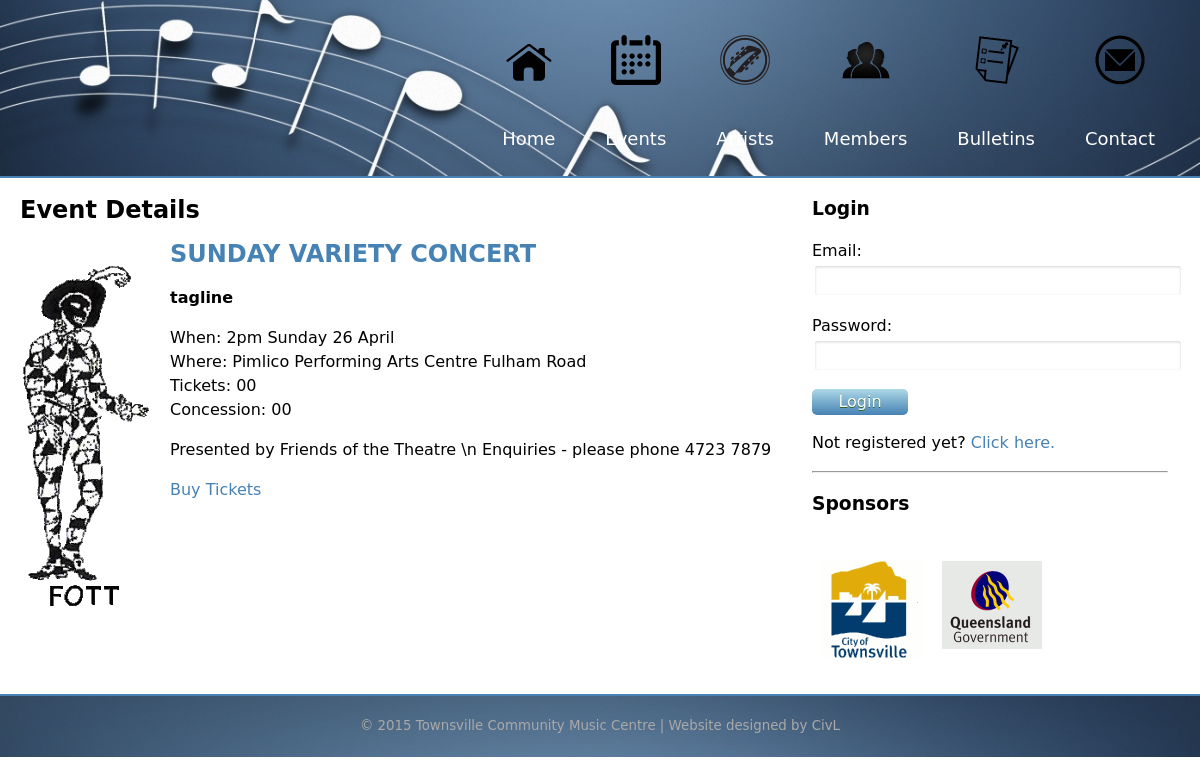
Page /eventDetail.php?event_id=4 on the committed database.
### tables this page shows
CREATE TABLE "event" (
  "event_id" integer NOT NULL PRIMARY KEY AUTOINCREMENT,
  "event_name" text NOT NULL,
  "event_date" text NOT NULL,
  "event_location" text NOT NULL,
  "event_tagline" text NOT NULL,
  "artist_id" text NOT NULL,
  "event_photo" text NOT NULL,
  "event_tickets" text NOT NULL,
  "event_concession" text NOT NULL,
  "event_link" text NOT NULL,
  "event_info" text NOT NULL,
  FOREIGN KEY ("artist_id") REFERENCES "artist" ("artist_id") ON DELETE NO ACTION ON UPDATE NO ACTION
);

### eventDetail.php (the view)
<?php include("header.php"); ?>
    <div class="container">
        <div class="row">
            <div id="main" class="col wide artistFull">
                <h2>Event Details</h2>
                <?php
                include("connectdb.php");
                $select = $dat->query("select * from event left join artist on artist.artist_id = event.artist_id where event_id = ".  $_GET['event_id']);
                $result = $select->fetch(PDO::FETCH_ASSOC);
                echo '<img src="' . $result['event_photo'] .'">';
                echo '<a href="eventDetail.php?event_id='. $result['event_id'] .'"><h2>'. $result['event_name'] .'</h2></a>';
                echo '<p><strong>'. $result['event_tagline'] .'</strong></p>';
                echo '<p>When: '. $result['event_date'] .'<br/>';
                echo 'Where: '. $result['event_location'] .'<br/>';
                echo 'Tickets: '. $result['event_tickets'] .'<br/>';
                echo 'Concession: '. $result['event_concession'] .'<br/>';
                echo '<p>'. $result['event_info'] .'</p>';
                echo '<p><a href="'. $result['event_link'] .'">Buy Tickets</a></p>';
                ?>
            </div>
            <div id="sidebar" class="col narrow">
                <?php include("sidebar.php");?>
            </div>
        </div>
    </div>
<?php include("footer.php"); ?>

### header.php (shortened to what this page needs)
<!doctype html>
<html lang="en">
<head>
    <link href="css/normalize.css" rel="stylesheet" type="text/css">
    <link href="css/style.css" rel="stylesheet" type="text/css">
</head>
<body>
    <div id="header">
        <div class="container">
            <div id="navigation" class="row col">
                <ul>
                   <li><img src="images/navIcons/home.gif" class="navIcon"><a href="index.php" class="">Home </a></li>
                   <li><img src="images/navIcons/events.gif" class="navIcon"><a href="events.php" class="">Events </a></li>
                   <li><img src="images/navIcons/artists.gif" class="navIcon" ><a href="artists.php" class="">Artists </a></li>
                   <li><img src="images/navIcons/members.gif" class="navIcon"><a href="members.php" class="">Members </a></li>
                   <li><img src="images/navIcons/bulletins.gif" class="navIcon"><a href="bulletins.php" class="">Bulletins </a></li>
                   <li><img src="images/navIcons/contact.gif" class="navIcon"><a href="contact.php" class="">Contact </a></li>
                 </ul>
            </div>
        </div>
    </div>

### moduleLogin.php
<div id="login">
    <h3>Login</h3>
    <form method="post" action="processLogin.php">
    <?php
    if (isset($_SESSION['userLoggedIn'])) {
        $name = strtolower($_SESSION['user_firstname']);
        $chars = str_split($name);
        $firstLetter = strtoupper($chars[0]);
        $chars[0] = $firstLetter;
        $name = implode($chars, '');
        echo "<p>Welcome back, ".$name .".</p>";
        echo '<button type="submit" name="submit" value="logout">Logout</button>';
        echo '</form>';
        echo '</div>';
    }
    else { ?>
        <form method="post" action="processLogin.php">
            <p>
                <label for="user_email">Email:</label><br/>
                <input id = "user_email" name="user_email">
            </p>
            <p>
                <label for="user_pass">Password:</label><br/>
                <input id="user_pass" type="password" name="user_pass">
            </p>
            <p>
                <button type="submit" name="submit" value="login">Login</button>
            </p>
        </form>
        <p>Not registered yet? <a href="editUser.php">Click here.</a></p>
        </div>
    <?php }?>

### sidebar.php (shortened to what this page needs)
<?php include("moduleLogin.php"); ?>
<div id="sponsors">
    <hr>
    <h3>Sponsors</h3>
    <p><a href="http://www.townsville.gov.au"><img src="images/TCCLogo.gif" width="100px"></a></p>
    <p><a href="https://www.qld.gov.au"><img src="images/qldgovtlogo.gif" width="100px"></a></p>
</div>

### footer.php
    <div id="footer" class="container row col">
    	<p>&copy; 2015 Townsville Community Music Centre | Website designed by CivL</p>
    </div>
</body>
</html>

### css/style.css (style rules this page uses)
body { line-height:150%; font-family:"Lucida Grande", "Lucida Sans Unicode", "Lucida Sans", "DejaVu Sans", Verdana, sans-serif; }
a:link { color:steelblue; text-decoration:none; }
input { width:100%; padding: 5px; color:black; border: 3px solid white; border-radius: 5px; box-shadow: inset 0 1px 3px lightgray; }
button { text-align: center; width: 6em; border-radius: 5px; border: 0px none; color: #FFF; text-shadow: 0px 1px 0px #2F6627; background: linear-gradient(#ADD8E6, #4682B4) repeat scroll 0% 0% transparent; }
img { margin: 10px; }
#header { color:white; background-image:url('../images/noteStrip3.jpg'); background-size:cover; background-position:left; border-bottom:2px solid steelblue; overflow:hidden; }
#navigation ul { margin:0; padding:0; list-style:none; float:right; }
#navigation li { display:inline; float:left; text-align:center; }
#navigation a { padding: 25px; display:block; text-align:center; text-decoration:none; color:white; font-size:large; border-radius: 15px; }
.navIcon { width:50px; padding-top:25px; }
#footer { border-top:2px solid steelblue; font-size:smaller; padding:5px; text-align:center; color:darkgray; background-image:url('../images/noteStrip3.jpg'); background-size:cover; background-position:top; }
#sponsors p { float: left; }
.artistFull img { max-width: 33%; margin: 20px 20px 0 0; float: left; border-radius: 15px; }
.container { width: 1200px; margin: 0 auto; }
.col { padding: 0 20px; }
.row:before, .row:after { content: ""; display: table; }
.row:after { clear: both; }
@media only screen { .col { float: left; width: 100%; -webkit-box-sizing: border-box; -moz-box-sizing: border-box; box-sizing: border-box; } }
@media only screen { .wide { width: 66%; } }
@media only screen { .narrow { width: 33%; } }

### rows in the picture
event: event_photo (picture), event_name "SUNDAY VARIETY CONCERT", event_tagline "tagline", event_date "2pm Sunday 26 April", event_location "Pimlico Performing Arts Centre Fulham Road", event_tickets "00", event_concession "00", event_info "Presented by Friends of the Theatre \\n Enquiries - please phone 4723 7879"
